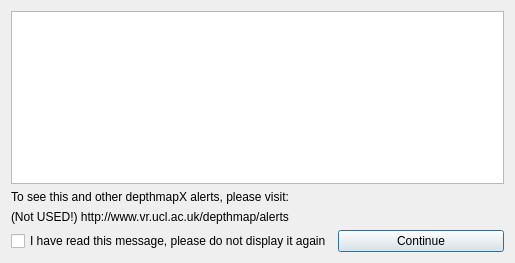
<?xml version="1.0" encoding="UTF-8"?>
<ui version="4.0">
 <class>CDepthmapAlert</class>
 <widget class="QDialog" name="CDepthmapAlert">
  <property name="geometry">
   <rect>
    <x>0</x>
    <y>0</y>
    <width>515</width>
    <height>263</height>
   </rect>
  </property>
  <property name="windowTitle">
   <string> depthmapX Alert</string>
  </property>
  <layout class="QVBoxLayout" name="verticalLayout_2">
   <item>
    <layout class="QVBoxLayout" name="verticalLayout">
     <item>
      <widget class="QTextEdit" name="c_message"/>
     </item>
     <item>
      <widget class="QLabel" name="label">
       <property name="text">
        <string>To see this and other depthmapX alerts, please visit:</string>
       </property>
      </widget>
     </item>
     <item>
      <widget class="QLabel" name="c_alert_link">
       <property name="text">
        <string>(Not USED!) http://www.vr.ucl.ac.uk/depthmap/alerts</string>
       </property>
      </widget>
     </item>
    </layout>
   </item>
   <item>
    <layout class="QHBoxLayout" name="horizontalLayout">
     <item>
      <widget class="QCheckBox" name="c_read_it">
       <property name="text">
        <string>I have read this message, please do not display it again</string>
       </property>
      </widget>
     </item>
     <item>
      <widget class="QPushButton" name="c_ok">
       <property name="text">
        <string>Continue</string>
       </property>
      </widget>
     </item>
    </layout>
   </item>
  </layout>
 </widget>
 <resources/>
 <connections>
  <connection>
   <sender>c_ok</sender>
   <signal>clicked()</signal>
   <receiver>CDepthmapAlert</receiver>
   <slot>OnOK()</slot>
   <hints>
    <hint type="sourcelabel">
     <x>282</x>
     <y>259</y>
    </hint>
    <hint type="destinationlabel">
     <x>171</x>
     <y>242</y>
    </hint>
   </hints>
  </connection>
 </connections>
 <slots>
  <slot>OnOK()</slot>
 </slots>
</ui>
